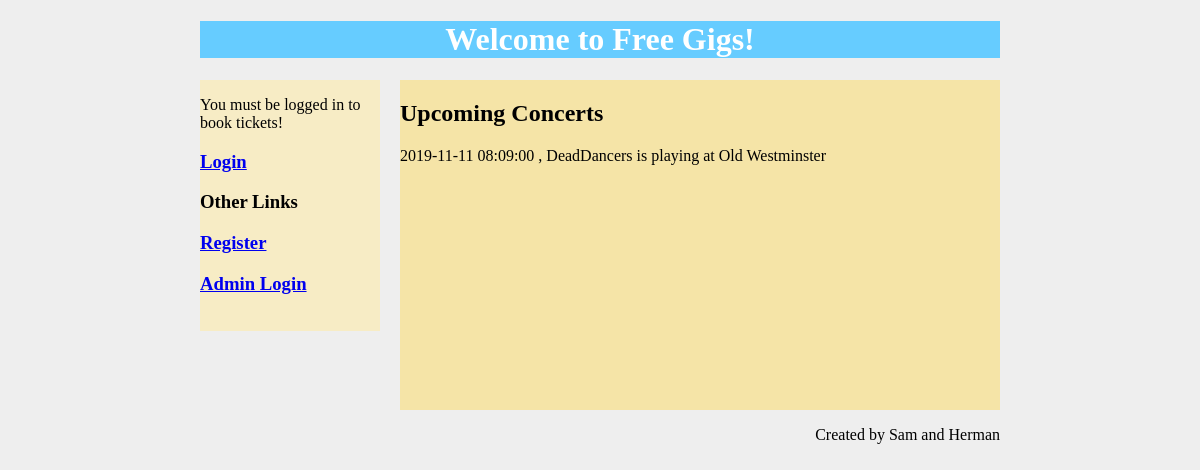
Screenshot of /New/HomePage.php with the database file from the repository.
### tables this page shows
CREATE TABLE `concert` (
  `concert_id` int(11) UNSIGNED NOT NULL,
  `band_id` int(11) UNSIGNED NOT NULL,
  `venue_id` int(11) UNSIGNED NOT NULL,
  `concert_date` datetime DEFAULT NULL,
  `over_18` tinyint(1) NOT NULL
);

CREATE TABLE `band` (
  `band_id` int(11) UNSIGNED NOT NULL,
  `band_name` varchar(50) NOT NULL
);

CREATE TABLE `venue` (
  `venue_id` int(4) UNSIGNED NOT NULL,
  `venue_name` varchar(50) NOT NULL,
  `capacity` smallint(4) UNSIGNED NOT NULL
);

### New/HomePage.php (the view, shortened to what this page needs)
<?php
  @ $db = new mysqli('localhost', 'root', '', 'assignmentone');
?>
<!DOCTYPE html>
<html>
<head>
  <link rel="stylesheet" type="text/css" href="HomePageStyle.css" />
</head>
<body>
  <div id="container">
      <div id="header">
        <h1>Welcome to Free Gigs!</h1>
      </div>
      <div id="main">
          <h2>Upcoming Concerts</h2>
	<td>
    <?php
		$con_query ='SELECT concert_date, band_name, venue_name FROM concert, band, venue ';
		if ($result = $db->query($con_query))
		{
			  if ($row = $result->fetch_assoc())
			{
			    printf   ("%s  ,  %s is playing at %s ", $row["concert_date"], $row["band_name"], $row["venue_name"]);
				echo "<br /></n>";
			}
		}
    ?>
	</td>
	</div>
    <div id="nav">
    <tr style="background-color: #FFFFFF;">
		<td><p>You must be logged in to book tickets!</p></td>
	<h3><a href="login.php">Login</a></h3>
 </tr>
		<h3>Other Links</h3>
         <h3><a href="/new/Attendee/AttendeeRegistration_js">Register</a></h3>
         <h3><a href="../Admin/AdminLogin.php">Admin Login</a></h3><br>
      </div>
      <div id="footer">
          <p>Created by Sam and Herman</p>
      </div>
  </div>
</body>
</html>

### New/HomePageStyle.css (style rules this page uses)
body { background-color: #EEEEEE; }
#container { background-color: #38E60D; width: 800px; margin-left: auto; margin-right: auto; }
#header { background-color: #66CCFF; color: white; text-align: center; }
#nav { width: 180px; float: left; background-color:#F7ECC5; }
#main { width: 600px; height: 330px; height: 330px; float: right; background-color: #F5E4A7; }
#footer { float: right; clear: right; }

### rows the page displays
concert: concert_date "2019-11-11 08:09:00"
band: band_name "DeadDancers"
venue: venue_name "Old Westminster"
